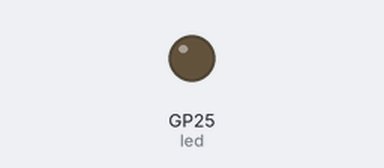
Recording of a program running on a simulated Raspberry Pi Pico running MicroPython. On the bench: output pins drawn as LEDs (lit = HIGH).

Above: at 0.7 s.
At 23.2 s:
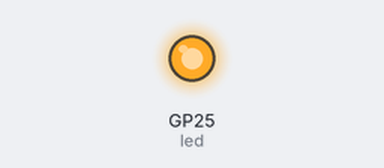
Timing chart, 0 to 24.6 s (numbered marks = the images above):
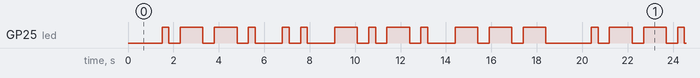

Measured:
- by itself, GP25 (led): moves between LOW and HIGH, repeating every 18.9 s
- by itself, everything shown: repeats every 18.9 s, in 26 steps

The program:

main.py
```python
from machine import Pin
import time

led = Pin(25, Pin.OUT)

def dot():
    led.value(1)
    time.sleep(0.3)
    led.value(0)
    time.sleep(0.5)

def dash():
    led.value(1)
    time.sleep(1)
    led.value(0)
    time.sleep(0.5)

while True:
    time.sleep(1.5)
    dot()  #p
    dash()
    dash()
    dot()
    time.sleep(0.7)
    dot()  #i
    dot()
    time.sleep(0.7)
    dash() #c
    dot()
    dash()
    dot()
    time.sleep(0.7)
    dash() #o
    dash()
    dash()


    
```
